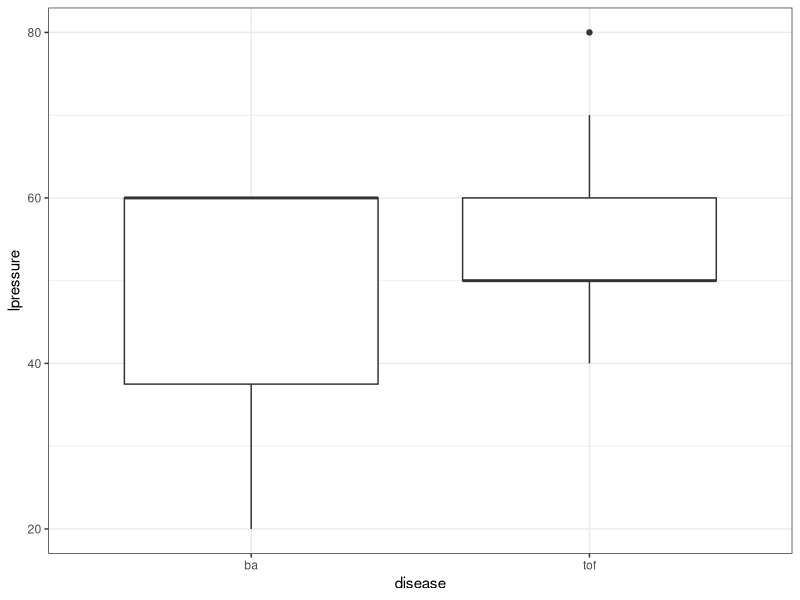
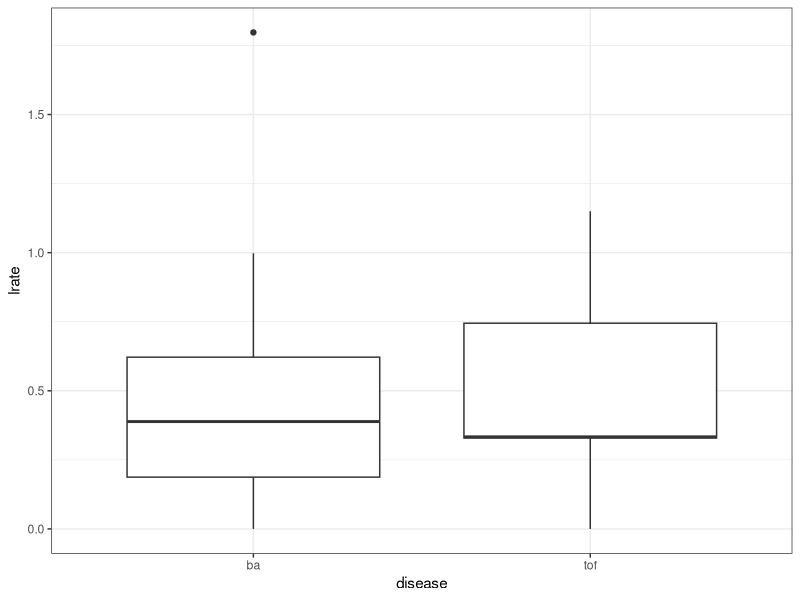
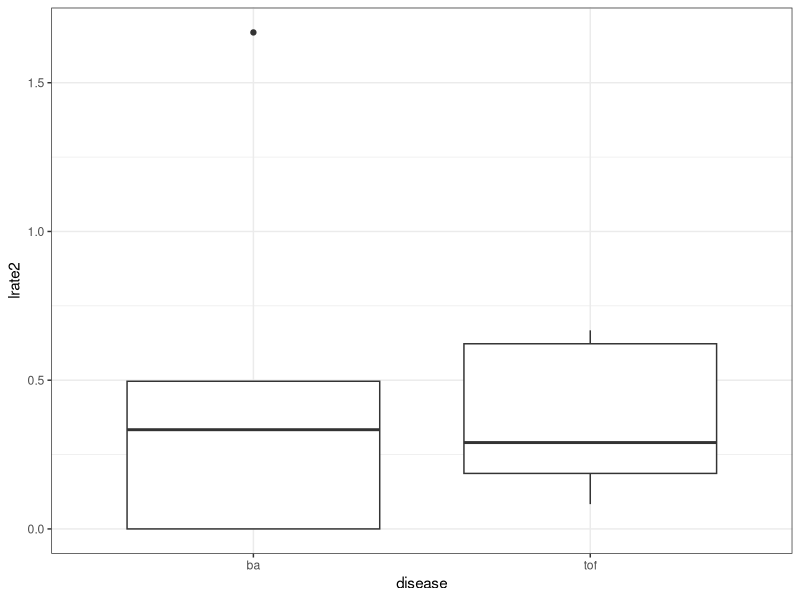

R code for these plots, in order:
## ---- chunk 1
knitr::opts_chunk$set(echo = TRUE)
## ---- chunk 2
install.packages("tidyverse", repos = "http://cran.us.r-project.org")
library(tidyverse)
library(ggplot2)
## ---- chunk 3
getwd()
setwd("/Users/thomasholm-weber/Desktop/bil/bil2/data")
bil = read_csv("bil.csv")
## ---- chunk 4
getwd()
setwd("H:/PhD RH 2019 - 2022/Prj 4 BILACO/rbil/bil2/data")
bil = read_csv("bil.csv")
## ---- chunk 5
mean(bil$age_at_doi, na.rm = T)
sd(bil$age_at_doi, na.rm = T)
mean(bil$bp_sys_mean, na.rm = T)
sd(bil$bp_sys_mean, na.rm = T)
mean(bil$bp_mean_dia, na.rm = T)
sd(bil$bp_mean_dia, na.rm = T)
mean(bil$hr_mean, na.rm = T)
sd(bil$hr_mean, na.rm = T)

glimpse(bil$bp_mean_dia)
## ---- chunk 6
bil$disease = recode(bil$disease, "1" = "ba", "2" = "tof")

ba = bil %>% filter(disease=="ba")
tof = bil %>% filter(disease=="tof")
## ---- chunk 7
mean(tof$age_at_doi, na.rm = T)
sd(tof$age_at_doi, na.rm = T)
mean(tof$bp_sys_mean, na.rm = T)
sd(tof$bp_sys_mean, na.rm = T)
mean(tof$bp_mean_dia, na.rm = T)
sd(tof$bp_mean_dia, na.rm = T)
mean(tof$hr_mean, na.rm = T)
sd(tof$hr_mean, na.rm = T)
## ---- chunk 8
mean(ba$age_at_doi, na.rm = T)
sd(ba$age_at_doi, na.rm = T)
mean(ba$bp_sys_mean, na.rm = T)
sd(ba$bp_mean_dia, na.rm = T)
mean(ba$bp_sys_mean, na.rm = T)
sd(ba$bp_sys_mean, na.rm = T)
mean(ba$hr_mean, na.rm = T)
sd(ba$hr_mean, na.rm = T)
## ---- chunk 9
mean(tof$lrate, na.rm = T)
sd(tof$lrate, na.rm = T)
mean(tof$lrate_2, na.rm = T)
sd(tof$lrate_2, na.rm = T)
mean(tof$lpressure, na.rm = T)
sd(tof$lpressure, na.rm = T)
## ---- chunk 10
mean(ba$lrate, na.rm = T)
sd(ba$lrate, na.rm = T)
mean(ba$lrate_2, na.rm = T)
sd(ba$lrate_2, na.rm = T)
mean(ba$lpressure, na.rm = T)
sd(ba$lpressure, na.rm = T)
## ---- chunk 11
mean(tof$mritype_t, na.rm = T)
## ---- chunk 12
mean(ba$mritype_t, na.rm = T)
## ---- chunk 13
ggplot(bil, aes(x = disease, y = lpressure)) +
  geom_boxplot() +
  labs(x = "disease", y = "lpressure") + theme_bw()

## ---- chunk 14
ggplot(bil, aes(x = disease, y = lrate)) +
  geom_boxplot() +
  labs(x = "disease", y = "lrate") + theme_bw()
## ---- chunk 15
ggplot(bil, aes(x = disease, y = lrate_2)) +
  geom_boxplot() +
  labs(x = "disease", y = "lrate2") + theme_bw()

